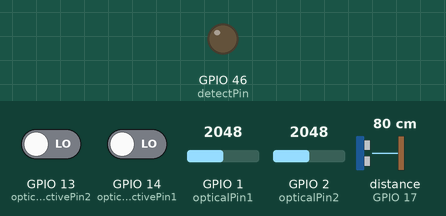
The sketch below on a simulated ESP32. Shown: output pins drawn as LEDs (lit = HIGH). Wiring (inferred from the names in the program): ultrasonic range finder: trigger GPIO 16; echo GPIO 17. The test bench sets the inputs (shaded band); at power-on: distance to the obstacle (sensor on GPIO 17) 80 cm, GPIO 1 (opticalPin1) = 2048, GPIO 2 (opticalPin2) = 2048, GPIO 13 (opticalActivePin2) LOW, GPIO 14 (opticalActivePin1) LOW. The echo pulse lasts 58.3 µs per cm; pins used as bus, display or sensor lines are not drawn.

Above: at 1.2 s.
1.3 s: distance to the obstacle (sensor on GPIO 17) set to 18 cm
2.8 s: distance to the obstacle (sensor on GPIO 17) set to 13 cm
At 3.6 s:
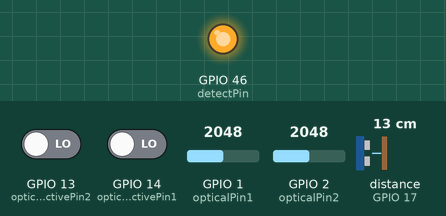
4.3 s: distance to the obstacle (sensor on GPIO 17) set to 7 cm
5.8 s: distance to the obstacle (sensor on GPIO 17) set to 4 cm
At 6.8 s:
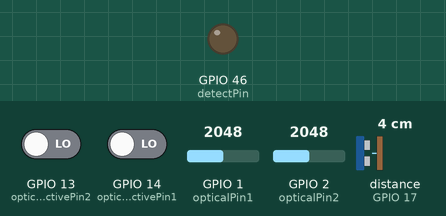
7.3 s: distance to the obstacle (sensor on GPIO 17) set to 9 cm
At 8.5 s:
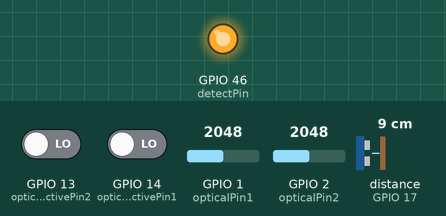
Timing chart, 0 to 9.8 s (numbered marks = the images above; inputs shaded):
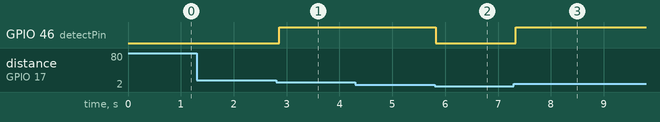

The sketch:

ESP2_Sonic.ino
```cpp
#include <BLEDevice.h>
#include <SonicSensor.h>


int DistanceValue = 0;
int lastDist = 0;

int detectPin = 46;

int opticalPin1 = 1;
int opticalPin2 = 2;

int opticalActivePin1 = 14;
int opticalActivePin2 = 13;

int opticalActive1 = 0;
int opticalActive2 = 0;

void setup() {
  Serial.begin(9600);

  pinSetup();

  pinMode(detectPin, OUTPUT);
  digitalWrite(detectPin, LOW);

  pinMode(opticalActivePin1, INPUT);
  pinMode(opticalActivePin2, INPUT);

  //pinMode(opticalPin1, INPUT);
  //pinMode(opticalPin2, INPUT);


}

void loop() {


  trigPulse();
  DistanceValue = distanceSense();
  opticalActive1 = digitalRead(opticalActivePin1);
  opticalActive2 = digitalRead(opticalActivePin2);

  /*
  Serial.println("Sonic Dis");
  Serial.println(DistanceValue);
  Serial.println("Optical 1 Dis");
  Serial.println(analogRead(opticalPin1));
  Serial.println("Optical 2 Dis");
  Serial.println(analogRead(opticalPin2));

  Serial.println("");
  Serial.println("OPACTIVE");
  Serial.println(opticalActive1);
  Serial.println(opticalActive2);
  Serial.println("");
  */

  if (DistanceValue <= 900 && DistanceValue > 300 && lastDist <= 900) {
    digitalWrite(detectPin, HIGH);
  }
  else if ((analogRead(opticalPin1) >= 2000 && opticalActive1 == 1) || (analogRead(opticalPin2) >= 2000 && opticalActive2 == 1)) {
    digitalWrite(detectPin, HIGH);
  }
  else {digitalWrite(detectPin, LOW);}
  if (DistanceValue > 300) lastDist = DistanceValue;

  delay(40);

}
```

SonicSensor.cpp
```cpp
#include <SonicSensor.h>
#include <Arduino.h>

const int trigPin = 16;
const int echoPin = 17;

void pinSetup() {
  pinMode(trigPin, OUTPUT);
  pinMode(echoPin, INPUT);
  digitalWrite(trigPin, LOW);
}

void trigPulse() {
  digitalWrite(trigPin, LOW);
  delayMicroseconds(2);
  digitalWrite(trigPin, HIGH);
  delayMicroseconds(10);
  digitalWrite(trigPin, LOW);
}

int distanceSense() {
  return pulseIn(echoPin, HIGH, 30000);
}
```

SonicSensor.h
```cpp
#ifndef SonicSensor_h
#define SonicSensor_h

extern const int trigPin;
extern const int echoPin;

void pinSetup();

void trigPulse();

int distanceSense();


#endif
```

Measured:
- the behaviour switches between 16 and 15 cm on distance to the obstacle (sensor on GPIO 17) (found by bisection; images 0 and 1)
- the behaviour switches between 6 and 5 cm on distance to the obstacle (sensor on GPIO 17) (found by bisection; images 1 and 2)
- after the input at 1.3 s, every drawn part: stays the same
- after the input at 2.8 s, GPIO 46 (detectPin): LOW → HIGH after 0.06 s
- after the input at 4.3 s, every drawn part: stays the same
- after the input at 5.8 s, GPIO 46 (detectPin): HIGH → LOW at once
- after the input at 7.3 s, GPIO 46 (detectPin): LOW → HIGH at once
